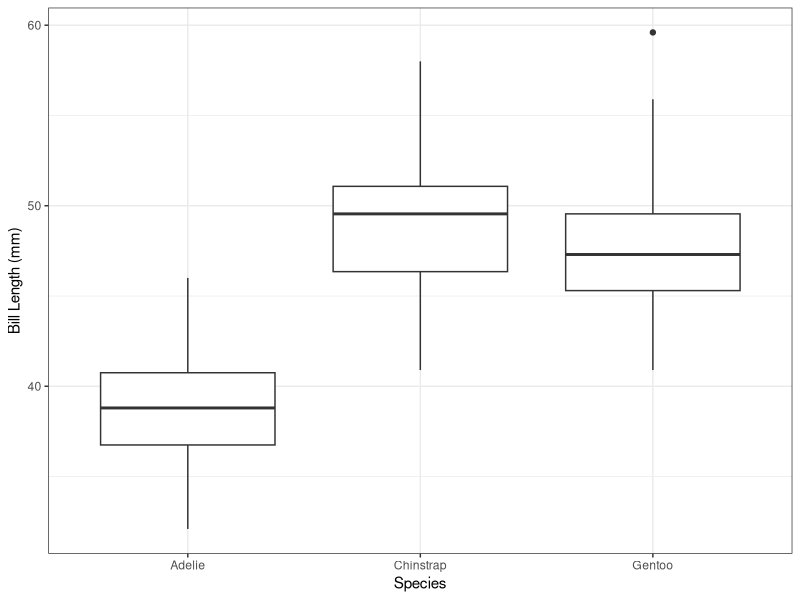

The R script that drew this image:
## ---- chunk 1
#| echo: false

default_chunk_hook <- knitr::knit_hooks$get("chunk")

latex_font_size <- c(
  "Huge",
  "huge",
  "LARGE",
  "Large",
  "large",
  "normalsize",
  "small",
  "footnotesize",
  "scriptsize",
  "tiny"
)

knitr::knit_hooks$set(chunk = function(x, options) {
  x <- default_chunk_hook(x, options)
  if (options$size %in% latex_font_size) {
    paste0("\n \\", options$size, "\n\n", x, "\n\n \\normalsize")
  } else {
    x
  }
})
## ---- chunk 2
#| label: load-packages
#| echo: false
library(tidyverse)
library(palmerpenguins)
## ---- chunk 3
#| label: fig-box-billlength
#| fig-cap: "Bill length (mm) by species."
#| fig-width: 5
#| fig-height: 3
#| scale: "80%"
#| fig-align: "center"
#| size: scriptsize

ggplot(data = penguins) +
  geom_boxplot(aes(y = bill_length_mm, x = species)) +
  theme_bw() +
  labs(x = "Species", y = "Bill Length (mm)")
## ---- chunk 4
#| size: scriptsize
penguins.summary <- penguins |>
  group_by(species) |>
  summarize(
    n = n(),
    Missing = sum(is.na(bill_length_mm)),
    Mean = mean(bill_length_mm, na.rm = T),
    SD = sd(bill_length_mm, na.rm = T),
    Median = median(bill_length_mm, na.rm = T),
    IQR = IQR(bill_length_mm, na.rm = T)
  ) |>
  rename(
    "Species" = "species",
  )
## ---- chunk 5
#| label: tbl-nsum-billlength
#| tbl-cap: "Bill length (mm) by species."
#| tbl-align: "center"
#| echo: false
penguins.summary |>
  knitr::kable(digits = 2)
